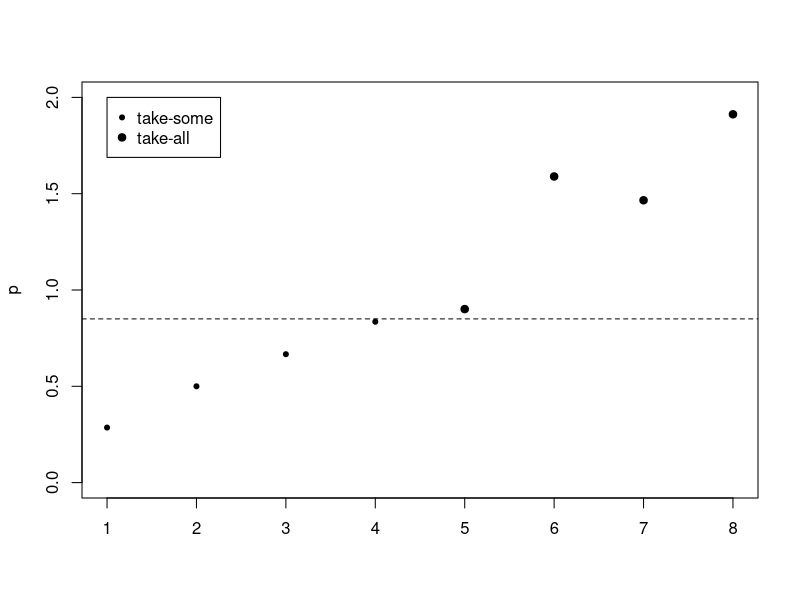
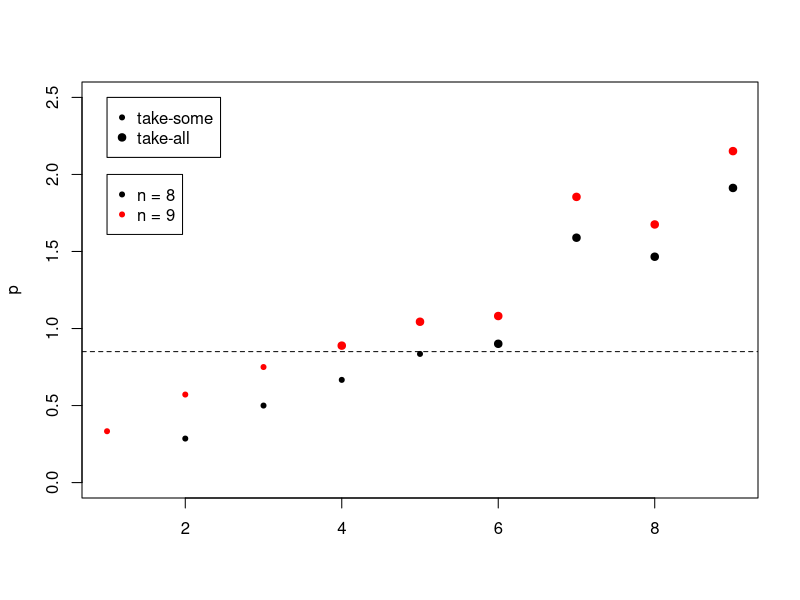

Write R code to recreate these figures, in order.
## ---- chunk 1
pi <- function(x, n) {
  n * (x / sum(x))
}

# Population with 13 units.
x <- c(1:8, 9.5, 10, 20, 20, 30)

alpha <- 0.15

# Units 11, 12, and 13 have an inclusion probability
# greater than 1 - alpha.
which(pi(x, 8) >= 1 - alpha)

# Now units 9 and 10 have an inclusion probability
# greater than 1 - alpha.
which(pi(x[1:10], 5) >= 1 - alpha)

# After two rounds of removal all inclusion probabilities
# are less than 1 - alpha.
any(pi(x[1:8], 3) >= 1 - alpha)
## ---- chunk 2
pi(x[1:9], 4)[9] >= 1 - alpha
## ---- chunk 3
#| fig.alt: >
#|   Diagram showing how to find units that belong in the take-all stratum.
p <- function(x, n) {
  ord <- order(x, decreasing = TRUE)
  s <- seq_len(n)
  possible_ta <- rev(ord[s])
  x_ta <- x[possible_ta] # ties are in reverse
  definite_ts <- ord[seq.int(n + 1, length.out = length(x) - n)]

  x_ta * s / (sum(x[definite_ts]) + cumsum(x_ta))
}

plot(
  1:4,
  p(x, 8)[1:4],
  xlab = "",
  ylab = "p",
  xlim = c(1, 8),
  ylim = c(0, 2),
  pch = 20
)
points(5:8, p(x, 8)[5:8], pch = 19)
abline(1 - alpha, 0, lty = 2)
legend(1, 2, c("take-some", "take-all"), pch = c(20, 19))
## ---- chunk 4
#| fig.alt: >
#|   Diagram showing when units first enter the take-all stratum.
plot(
  2:5,
  p(x, 8)[1:4],
  xlab = "",
  ylab = "p",
  xlim = c(1, 9),
  ylim = c(0, 2.5),
  pch = 20
)
points(6:9, p(x, 8)[5:8], pch = 19)
points(1:3, p(x, 9)[1:3], pch = 20, col = "red")
points(4:9, p(x, 9)[4:9], pch = 19, col = "red")
abline(1 - alpha, 0, lty = 2)
legend(1, 2.5, c("take-some", "take-all"), pch = c(20, 19))
legend(1, 2, c("n = 8", "n = 9"), pch = 20, col = c("black", "red"))
